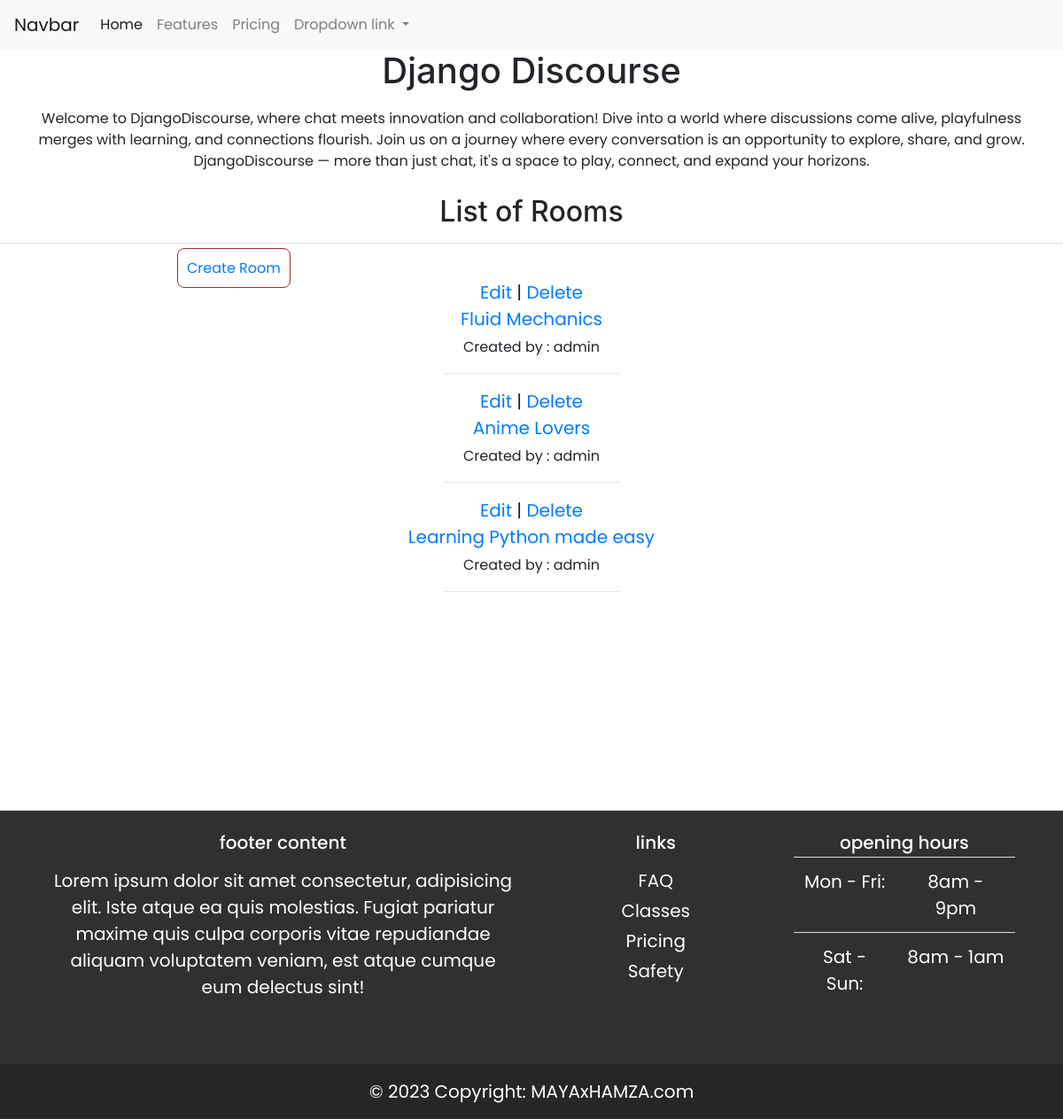
The page / on the database its author committed.
### chat/models.py (models this page shows, shortened)
class Room(models.Model):
    host = models.ForeignKey(User,on_delete=models.SET_NULL,null=True)
    name = models.CharField(max_length=200)
    description = models.TextField(null=True,blank=True)
    topic = models.ForeignKey(Topic,on_delete=models.SET_NULL,null=True)
    updated = models.DateTimeField(auto_now=True)
    created = models.DateTimeField(auto_now_add=True)
    class Meta:
        ordering = ['-updated','-created']

### chat/views.py (the view)
# urls.py: 2. Add a URL to urlpatterns:  path('', views.home, name='home')
def home(request):
    rooms = Room.objects.all()
    context = {'rooms' : rooms}
    return render(request,'chat/home.html',context)

### chat/templates/chat/home.html
{% extends "base.html" %} {% block content %}
<h1 style="text-align: center">Django Discourse</h1>
<p style="text-align: center; padding: 10px 30px">
    Welcome to DjangoDiscourse, where chat meets innovation and collaboration!
    Dive into a world where discussions come alive, playfulness merges with
    learning, and connections flourish. Join us on a journey where every
    conversation is an opportunity to explore, share, and grow. DjangoDiscourse —
    more than just chat, it's a space to play, connect, and expand your horizons.
</p>
<h2 style="text-align: center">List of Rooms</h2>
<hr />
<div>
    <a href="{% url 'create-room' %}" style="margin: 200px;border: 1px solid brown;padding: 10px;border-radius: 8px;" target="_blank">Create Room</a>
    {% for room in rooms %}
    <div style="text-align: center">
        <div style="list-style: none; font-size: 20px">
            <a href="{% url 'update-room' room.id %}" target="_blank">Edit</a> |
            <a href="{% url 'delete-room' room.id %}" target="_blank">Delete</a>
            <a href="{% url 'room' room.id %}" target="_blank">
                <li>{{ room.name }}</li>
            </a>
            <small>Created by : {{room.host}}</small>
            <hr style="width: 200px;">
            {% endfor %}
        </div>
    </div>
</div>
{% endblock %}

### templates/base.html (shortened to what this page needs)
<!DOCTYPE html>
<html lang="en">
<head>
    <link rel="stylesheet" href="https://cdn.jsdelivr.net/npm/bootstrap@4.0.0/dist/css/bootstrap.min.css"
 />
</head>
<body>
    <div>
        <nav class="navbar navbar-expand-lg navbar-light bg-light">
            <a class="navbar-brand" href="#">Navbar</a>
            <div class="collapse navbar-collapse" id="navbarNavDropdown">
                <ul class="navbar-nav">
                    <li class="nav-item active">
                        <a class="nav-link" href="#">Home <span class="sr-only">(current)</span></a>
                    </li>
                    <li class="nav-item">
                        <a class="nav-link" href="#">Features</a>
                    </li>
                    <li class="nav-item">
                        <a class="nav-link" href="#">Pricing</a>
                    </li>
                    <li class="nav-item dropdown">
                        <a class="nav-link dropdown-toggle" href="#" id="navbarDropdownMenuLink" data-toggle="dropdown"
                            aria-haspopup="true" aria-expanded="false">
                            Dropdown link
                        </a>
                    </li>
                </ul>
            </div>
        </nav>
    </div>
    {% block content %} {% endblock %}
    <footer>
<div class="my-5" style="transform: translateY(24.866785079928952vh);">
    <footer style="background-color: #312f2f;">
      <div class="container p-4 text-white">
        <div class="row">
          <div class="col-lg-6 col-md-12 mb-4">
            <h5 class="mb-3 text-white">footer content</h5>
            <p>
              Lorem ipsum dolor sit amet consectetur, adipisicing elit. Iste atque ea quis
              molestias. Fugiat pariatur maxime quis culpa corporis vitae repudiandae aliquam
              voluptatem veniam, est atque cumque eum delectus sint!
            </p>
          </div>
          <div class="col-lg-3 col-md-6 mb-4">
            <h5 class="mb-3 text-white">links</h5>
            <ul class="list-unstyled mb-0">
              <li class="mb-1">
                <a href="#!" style="color: #ffffff;">FAQ</a>
              </li>
              <li class="mb-1">
                <a href="#!" style="color: white;">Classes</a>
              </li>
              <li class="mb-1">
                <a href="#!" style="color: white;">Pricing</a>
              </li>
              <li>
                <a href="#!" style="color: white;">Safety</a>
              </li>
            </ul>
          </div>
          <div class="col-lg-3 col-md-6 mb-4">
            <h5 class="mb-1 text-white">opening hours</h5>
            <table class="table" style="border-color: #666;">
              <tbody>
                <tr>
                  <td>Mon - Fri:</td>
                  <td>8am - 9pm</td>
                </tr>
                <tr>
                  <td>Sat - Sun:</td>
                  <td>8am - 1am</td>
                </tr>
              </tbody>
            </table>
          </div>
        </div>
      </div>
      <div class="text-center p-3" style="background-color: rgba(0, 0, 0, 0.2);color: #ffffff;">
        © 2023 Copyright:
        <a class="text-white" href="https://mdbootstrap.com/">MAYAxHAMZA.com</a>
      </div>
    </footer>
  </div>
    </footer>
</body>
</html>

### templates/base.html (style rules this page uses)
* { font-family: 'Poppins', sans-serif; }

### rows shown on the page
Room: name "Fluid Mechanics", host "admin"
Room: name "Anime Lovers", host "admin"
Room: name "Learning Python made easy", host "admin"
